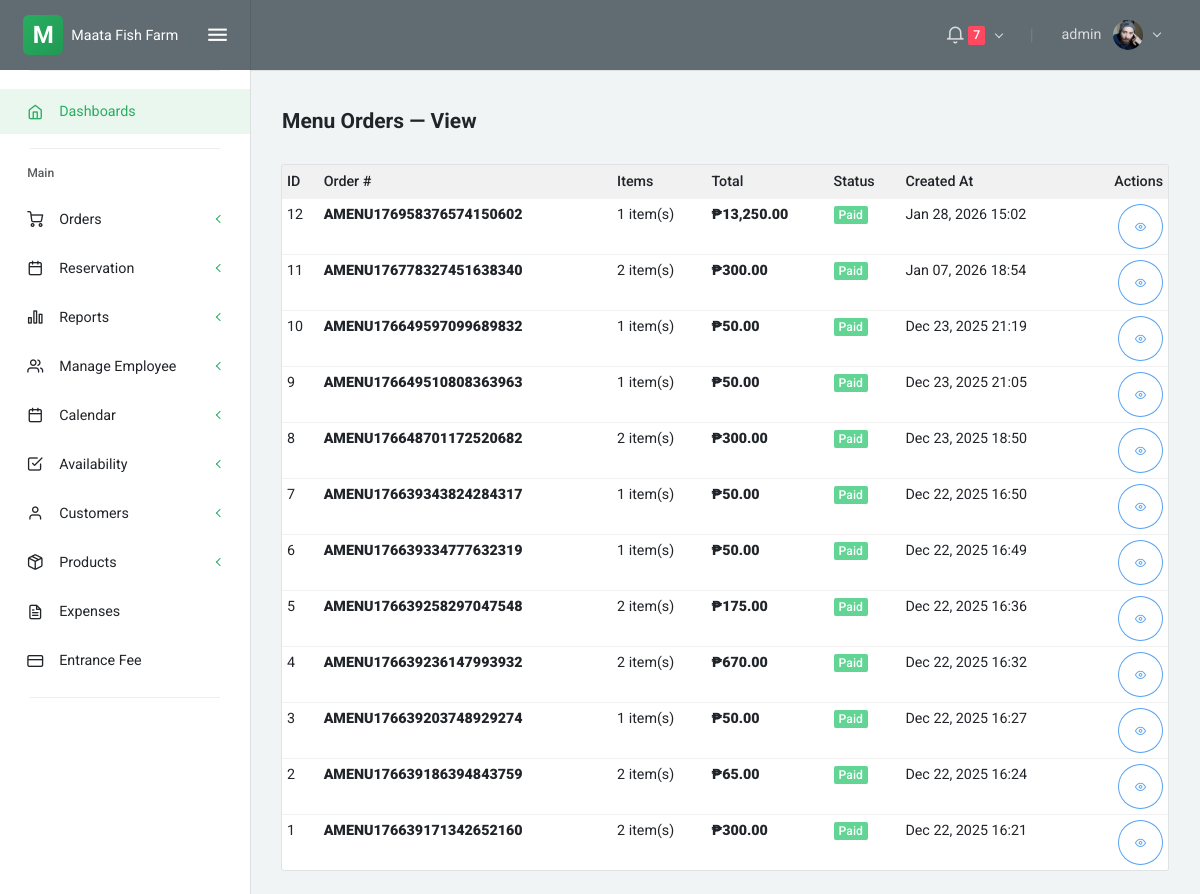
/menu_orders_view.php (signed in), run on an earlier commit of the app's database.
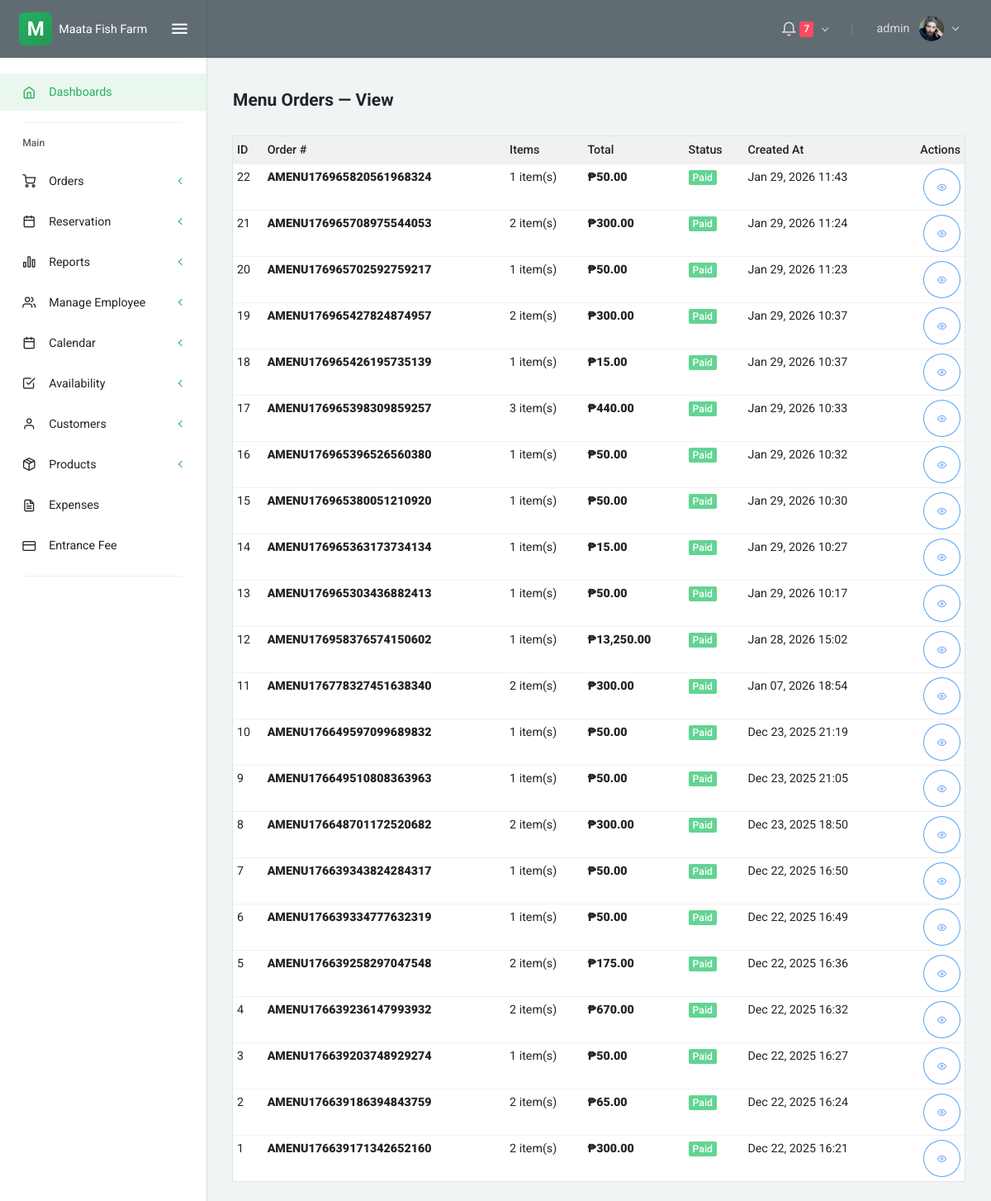
And on a later commit of the database.
### tables this page shows
CREATE TABLE `menu_orders` (
  `id` int(11) NOT NULL,
  `order_number` varchar(40) NOT NULL,
  `admin_id` int(11) DEFAULT NULL,
  `total_amount` decimal(10,2) NOT NULL DEFAULT 0.00,
  `status` enum('pending','confirmed','paid','cancelled') NOT NULL DEFAULT 'pending',
  `notes` text DEFAULT NULL,
  `created_at` timestamp NOT NULL DEFAULT current_timestamp(),
  `updated_at` timestamp NOT NULL DEFAULT current_timestamp() ON UPDATE current_timestamp()
);

### menu_orders_view.php (the view, shortened to what this page needs)
<?php include 'partials/head.php'; ?>
<?php include 'partials/sidenav.php'; ?>
<?php include 'partials/navbar.php'; ?>
<div class="layout-content">
    <div class="container-fluid flex-grow-1 container-p-y">
        <h4 class="font-weight-bold py-3 mb-0">Menu Orders — View</h4>
        <div class="card mt-3">
            <div class="table-responsive">
                <table id="menuOrdersTable" class="table table-sm mb-0">
                    <thead class="bg-light">
                        <tr>
                            <th>ID</th>
                            <th>Order #</th>
                            <th>Items</th>
                            <th>Total</th>
                            <th>Status</th>
                            <th>Created At</th>
                            <th class="text-right">Actions</th>
                        </tr>
                    </thead>
                    <tbody>
                        <?php
                        require __DIR__ . '/config/db.php';
                        $rows = [];
                        $stmt = $conn->prepare('SELECT mo.id, mo.order_number, mo.admin_id, mo.total_amount, mo.status, mo.created_at, s.first_name AS admin_first, s.last_name AS admin_last FROM menu_orders mo LEFT JOIN staff s ON mo.admin_id = s.user_id ORDER BY mo.id DESC');
                        if ($stmt) {
                            $stmt->execute();
                            $res = $stmt->get_result();
                            while ($r = $res->fetch_assoc()) $rows[] = $r;
                        }
                        if (empty($rows)) {
                            echo '<tr>';
                            echo '<td class="text-center text-muted py-4" colspan="7">No menu orders found.</td>';
                            echo '</tr>';
                        } else {
                            foreach ($rows as $r):
                                $itemStmt = $conn->prepare('SELECT COUNT(*) as cnt FROM menu_order_items WHERE menu_order_id = ?');
                                $cnt = 0;
                                if ($itemStmt) {
                                    $itemStmt->bind_param('i', $r['id']);
                                    $itemStmt->execute();
                                    $cres = $itemStmt->get_result();
                                    if ($cres && $crow = $cres->fetch_assoc()) $cnt = $crow['cnt'];
                                }
                                $statusClass = 'badge-secondary';
                                $status = strtolower($r['status']);
                                if ($status === 'paid') $statusClass = 'badge-success';
                                elseif ($status === 'pending') $statusClass = 'badge-warning';
                                elseif ($status === 'unpaid') $statusClass = 'badge-danger';
                                elseif ($status === 'cancelled') $statusClass = 'badge-dark';
                        ?>
                        <tr>
                            <td><?php echo (int)$r['id']; ?></td>
                            <td><strong><?php echo htmlspecialchars($r['order_number']); ?></strong></td>
                            <td><?php echo (int)$cnt; ?> item(s)</td>
                            <td><strong>₱<?php echo number_format($r['total_amount'],2); ?></strong></td>
                            <td><span class="badge <?php echo $statusClass; ?>"><?php echo htmlspecialchars(ucfirst($r['status'])); ?></span></td>
                            <td><?php echo htmlspecialchars(date('M d, Y H:i', strtotime($r['created_at']))); ?></td>
                            <td class="text-right">
                                <button class="btn btn-sm btn-icon btn-outline-info view-menu-order" data-id="<?php echo (int)$r['id']; ?>" title="View"><i class="feather icon-eye"></i></button>
                            </td>
                        </tr>
                        <?php endforeach; } ?>
                    </tbody>
                </table>
            </div>
        </div>
    </div>
</div>
<?php include 'partials/footer.php'; ?>
<link rel="stylesheet" href="https://cdn.datatables.net/1.13.6/css/jquery.dataTables.min.css">

What changed in the data, as far as the page shows it:
added menu_orders: id "22", order_number "AMENU176965820561968324", cnt "1", total_amount "50.00", status "Paid", created_at "Jan 29, 2026 11:43"
added menu_orders: id "21", order_number "AMENU176965708975544053", cnt "2", total_amount "300.00", status "Paid", created_at "Jan 29, 2026 11:24"
added menu_orders: id "20", order_number "AMENU176965702592759217", cnt "1", total_amount "50.00", status "Paid", created_at "Jan 29, 2026 11:23"
added menu_orders: id "19", order_number "AMENU176965427824874957", cnt "2", total_amount "300.00", status "Paid", created_at "Jan 29, 2026 10:37"
added menu_orders: id "18", order_number "AMENU176965426195735139", cnt "1", total_amount "15.00", status "Paid", created_at "Jan 29, 2026 10:37"
added menu_orders: id "17", order_number "AMENU176965398309859257", cnt "3", total_amount "440.00", status "Paid", created_at "Jan 29, 2026 10:33"
added menu_orders: id "16", order_number "AMENU176965396526560380", cnt "1", total_amount "50.00", status "Paid", created_at "Jan 29, 2026 10:32"
added menu_orders: id "15", order_number "AMENU176965380051210920", cnt "1", total_amount "50.00", status "Paid", created_at "Jan 29, 2026 10:30"
added menu_orders: id "14", order_number "AMENU176965363173734134", cnt "1", total_amount "15.00", status "Paid", created_at "Jan 29, 2026 10:27"
added menu_orders: id "13", order_number "AMENU176965303436882413", cnt "1", total_amount "50.00", status "Paid", created_at "Jan 29, 2026 10:17"
